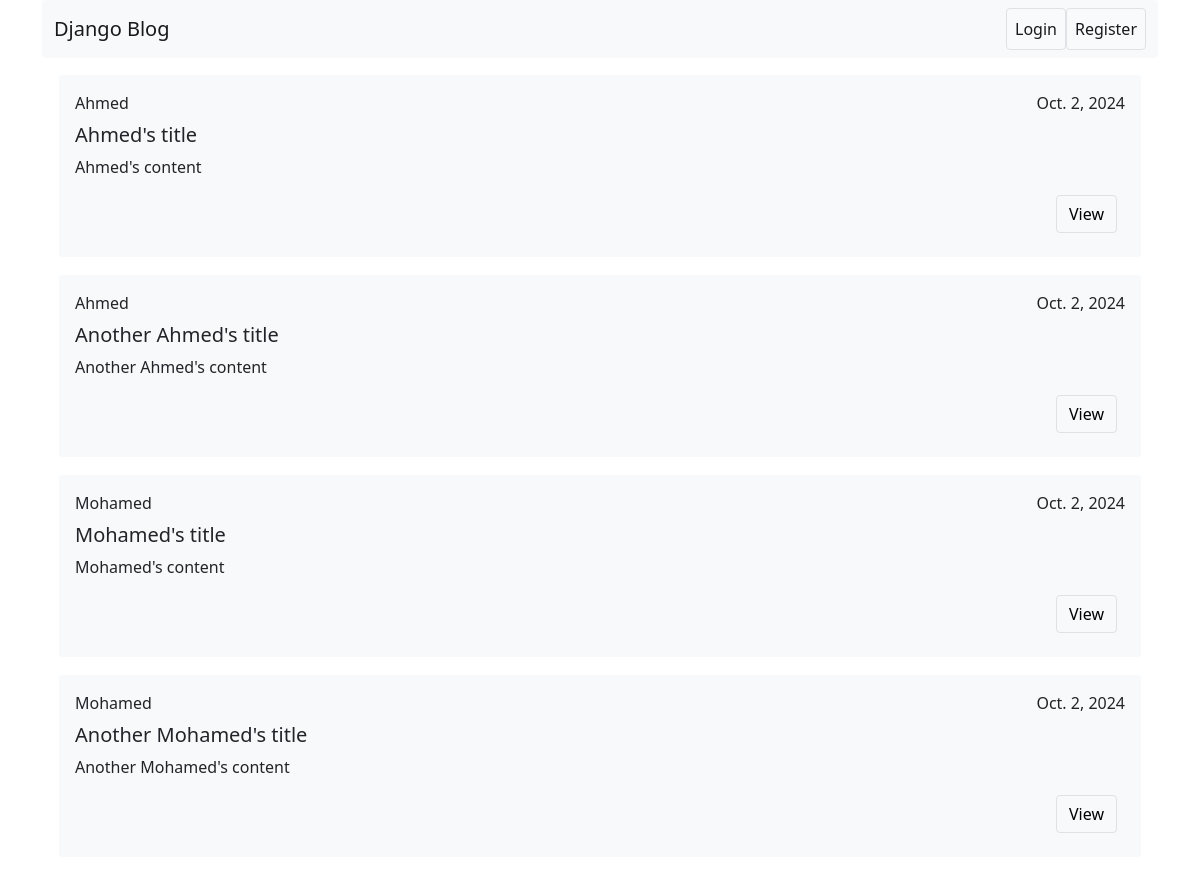
The app's page /, older data.
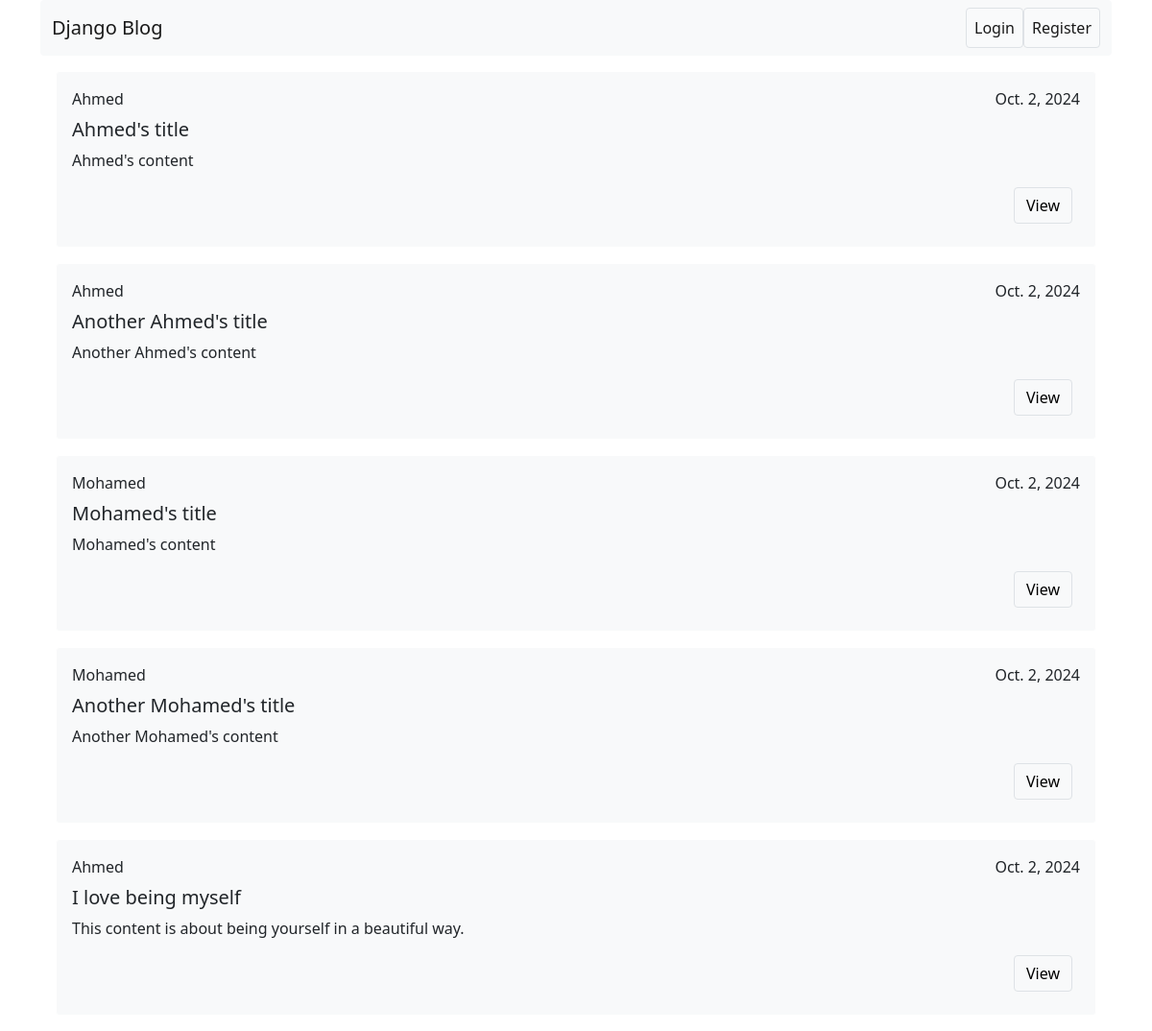
The same page, newer data.
### blog/models.py (models this page shows, shortened)
class Post(models.Model):
    content = models.TextField(null=False)
    title = models.CharField(max_length=255)
    category = models.ForeignKey(Category,on_delete=models.PROTECT)
    author = models.ForeignKey(User,on_delete=models.CASCADE,null=True)
    created_at = models.DateField(auto_now_add=True)
    updated_at = models.DateField(auto_now=True)

### blog/views.py (the view)
# urls.py: path('',list_post_view,name='list_posts'),
def list_post_view(request):
    if request.method == "POST":
        query = request.POST['query_search']
        if query:
            posts = Post.objects.filter(title__icontains=query)
    else:
        posts = Post.objects.all()
    return render(request,'post/listPosts.html',{'posts':posts})

### blog/custom_context.py (called while the page is built)
def categoryView(request):
    categories = Category.objects.all()
    return {'categories':categories}

### blog/templates/post/listPosts.html (shortened to what this page needs)
{% extends 'base.html' %} {% block content %} {% for post in posts %}
<div class="bg-light border rounded  border-white m-3 c">
    <div class="right  p-3">
        <div class="d-flex justify-content-between mb-2">
            <span>{{ post.author }}</span>
            <span>{{ post.created_at }}</span>
        </div>
        <h5>{{ post.title }}</h5>
        <p>{{ post.content }}</p>
        <div class="d-flex justify-content-end mb-2">
            <a href="{% url 'view_post' post.id %}" class="btn btn-light border me-2">View</a>
        </div>
    </div>
</div>
{% endfor %} {% endblock content %}

Row changes from the older to the newer data that the page shows:
added Post: author "Ahmed", created_at "Oct. 2, 2024", title "I love being myself", content "This content is about being yourself in a beautiful way."
